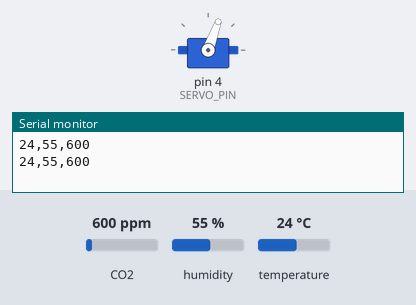
A sketch run on a simulated Arduino Mega 2560, built with avr-gcc and run on an emulated ATmega2560. Parts: servo, the last lines printed to the serial monitor. Inputs (shaded band) come from the test bench; at power-on: CO2 600 ppm, humidity 55 %, temperature 24 °C.

Above: at 4.8 s.
4.9 s: CO2 set to 1134 ppm
7.9 s: CO2 set to 1208 ppm
At 8.8 s:
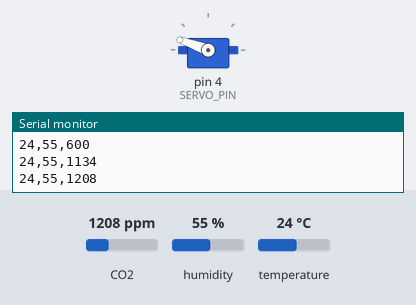
10.9 s: CO2 set to 452 ppm
At 13.0 s:
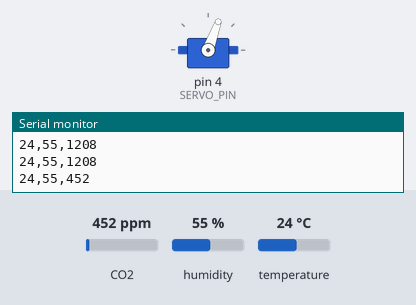
13.9 s: CO2 set to 1700 ppm
At 15.4 s:
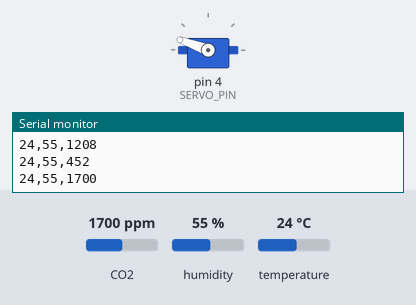
Timing chart, 0 to 16.9 s (numbered marks = the images above; inputs shaded):
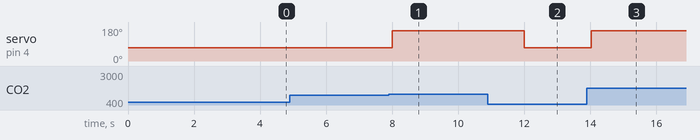

The sketch:

Arduino_Mega.ino
```cpp
//================================================================
// IoT 캡스톤디자인: 비접촉식 고독사 방지 시스템
// 아두이노 메가 - 환경 센서 데이터 수집 및 전송 허브
//================================================================

// --- 라이브러리 ---
#include <DHT.h>      // 온습도 센서 라이브러리
#include <Wire.h>     // I2C 통신 라이브러리   // 조도 센서 라이브러리
#include <MQ135.h>    // 유해가스 센서 라이브러리
#include <Servo.h> // 서브모터 센서 라이브러리

// --- 핀 번호 및 상수 정의 ---
// 센서 핀
#define DHT11_PIN      2      // DHT11 센서 DATA 핀
#define MQ135_PIN      A12    // MQ135 센서 AOUT 핀
#define SERVO_PIN      4 // 서브모터 핀
// 통신 및 주기 설정
const long BAUD_RATE = 9600;
const int SENSOR_READ_PERIOD = 2000; // 2초 주기로 데이터 전송

// --- 센서 객체 및 전역 변수 선언 ---
// 센서 객체
DHT dht11(DHT11_PIN, DHT11);
MQ135 mq135(MQ135_PIN);
Servo myservo;

// 센서 값 저장 변수
int TEMP = 0;
int RH = 0;
int GAS = 0;

// 비동기 처리용 시간 변수
unsigned long t_now = 0;
unsigned long t_prev_sensor = 0;

// --- 초기 설정 함수: setup() ---
void setup() {
  Serial.begin(BAUD_RATE);      // PC와의 통신 시작 (디버깅용)
  Serial1.begin(BAUD_RATE);     // 라즈베리파이(HC-06)와의 통신 시작


  // 센서 초기화
  dht11.begin();
  Wire.begin();
  myservo.attach(SERVO_PIN);
  myservo.write(70);
  t_prev_sensor = millis();
}

// --- 메인 루프 함수: loop() ---
void loop() {
  t_now = millis();

  // --- 2초 주기로 전체 센서 데이터 취합 및 전송 ---
  if (t_now - t_prev_sensor >= SENSOR_READ_PERIOD) {
    TEMP = dht11.readTemperature();
    RH = dht11.readHumidity();

    if (isnan(TEMP) || isnan(RH)) {
      Serial.println("Failed to read from DHT sensor!");
    }


    GAS = mq135.getCorrectedPPM(TEMP, RH);

    // 가스 수치가 1180을 초과하는지 확인
    if (GAS >= 1180) {
      myservo.write(160);
      delay(10);
    } else {
      // 부저를 끔
      myservo.write(70);
      delay(10);
    }
    // ------------------------------------

    // 데이터 포장
    char data_buffer[50];
    sprintf(data_buffer, "%d,%d,%d",
            TEMP, RH,  GAS);

    // 데이터 전송
    Serial.println(data_buffer);
    Serial1.println(data_buffer);

    // 이전 동작시간 갱신
    t_prev_sensor = t_now;
  }
}
```

Measured:
- the behaviour switches between 1179 and 1180 ppm on CO2 (found by bisection; images 0 and 1)
- after the input at 7.9 s, servo on pin 4 (SERVO_PIN): 70° → 160° after 0.10 s
- after the input at 10.9 s, servo on pin 4 (SERVO_PIN): 160° → 70° after 1.1 s
- after the input at 13.9 s, servo on pin 4 (SERVO_PIN): 70° → 160° after 0.12 s
